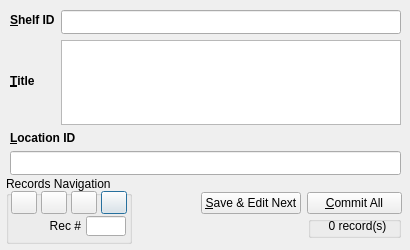
<?xml version="1.0" encoding="UTF-8"?>
<ui version="4.0">
 <class>EditShelf</class>
 <widget class="QDialog" name="EditShelf">
  <property name="windowModality">
   <enum>Qt::NonModal</enum>
  </property>
  <property name="geometry">
   <rect>
    <x>0</x>
    <y>0</y>
    <width>410</width>
    <height>250</height>
   </rect>
  </property>
  <property name="minimumSize">
   <size>
    <width>410</width>
    <height>250</height>
   </size>
  </property>
  <property name="maximumSize">
   <size>
    <width>410</width>
    <height>250</height>
   </size>
  </property>
  <property name="windowTitle">
   <string>Edit Shelf</string>
  </property>
  <property name="windowIcon">
   <iconset resource="../resources/res.qrc">
    <normaloff>:/toolbar/shelf-icon.png</normaloff>:/toolbar/shelf-icon.png</iconset>
  </property>
  <widget class="QWidget" name="verticalLayoutWidget_6">
   <property name="geometry">
    <rect>
     <x>10</x>
     <y>10</y>
     <width>391</width>
     <height>165</height>
    </rect>
   </property>
   <layout class="QVBoxLayout" name="VL100">
    <item>
     <layout class="QHBoxLayout" name="HL110">
      <item>
       <layout class="QVBoxLayout" name="VL112">
        <item>
         <widget class="QLabel" name="LblFolderID">
          <property name="sizePolicy">
           <sizepolicy hsizetype="Preferred" vsizetype="Fixed">
            <horstretch>0</horstretch>
            <verstretch>0</verstretch>
           </sizepolicy>
          </property>
          <property name="minimumSize">
           <size>
            <width>0</width>
            <height>20</height>
           </size>
          </property>
          <property name="font">
           <font>
            <pointsize>9</pointsize>
            <weight>75</weight>
            <bold>true</bold>
           </font>
          </property>
          <property name="text">
           <string>&amp;Shelf ID</string>
          </property>
          <property name="buddy">
           <cstring>lineEdit0shelf_id</cstring>
          </property>
         </widget>
        </item>
        <item>
         <widget class="QLabel" name="LblTitle">
          <property name="font">
           <font>
            <pointsize>9</pointsize>
            <weight>75</weight>
            <bold>true</bold>
           </font>
          </property>
          <property name="text">
           <string>&amp;Title</string>
          </property>
          <property name="buddy">
           <cstring>textEdit0shelf_title</cstring>
          </property>
         </widget>
        </item>
       </layout>
      </item>
      <item>
       <layout class="QHBoxLayout" name="HL111">
        <item>
         <layout class="QVBoxLayout" name="VL1111">
          <item>
           <widget class="QLineEdit" name="lineEdit0shelf_id">
            <property name="minimumSize">
             <size>
              <width>0</width>
              <height>24</height>
             </size>
            </property>
            <property name="font">
             <font>
              <pointsize>9</pointsize>
             </font>
            </property>
           </widget>
          </item>
          <item>
           <widget class="QTextEdit" name="textEdit0shelf_title">
            <property name="font">
             <font>
              <pointsize>9</pointsize>
             </font>
            </property>
           </widget>
          </item>
         </layout>
        </item>
       </layout>
      </item>
     </layout>
    </item>
    <item>
     <layout class="QVBoxLayout" name="VL120_2">
      <item>
       <layout class="QHBoxLayout" name="HL122_2">
        <item>
         <widget class="QLabel" name="LblStartDate_2">
          <property name="font">
           <font>
            <pointsize>9</pointsize>
            <weight>75</weight>
            <bold>true</bold>
           </font>
          </property>
          <property name="text">
           <string>&amp;Location ID</string>
          </property>
          <property name="buddy">
           <cstring>lineEdit0shelf_loc_id</cstring>
          </property>
         </widget>
        </item>
       </layout>
      </item>
      <item>
       <layout class="QHBoxLayout" name="HL121_2">
        <item>
         <widget class="QLineEdit" name="lineEdit0shelf_loc_id">
          <property name="minimumSize">
           <size>
            <width>0</width>
            <height>24</height>
           </size>
          </property>
          <property name="font">
           <font>
            <pointsize>9</pointsize>
           </font>
          </property>
         </widget>
        </item>
       </layout>
      </item>
     </layout>
    </item>
   </layout>
  </widget>
  <widget class="QWidget" name="horizontalLayoutWidget">
   <property name="geometry">
    <rect>
     <x>135</x>
     <y>216</y>
     <width>266</width>
     <height>22</height>
    </rect>
   </property>
   <layout class="QHBoxLayout" name="HL101">
    <item>
     <spacer name="horizontalSpacer">
      <property name="orientation">
       <enum>Qt::Horizontal</enum>
      </property>
      <property name="sizeHint" stdset="0">
       <size>
        <width>40</width>
        <height>20</height>
       </size>
      </property>
     </spacer>
    </item>
    <item>
     <widget class="QGroupBox" name="GB2">
      <property name="sizePolicy">
       <sizepolicy hsizetype="Fixed" vsizetype="Preferred">
        <horstretch>0</horstretch>
        <verstretch>0</verstretch>
       </sizepolicy>
      </property>
      <property name="minimumSize">
       <size>
        <width>93</width>
        <height>0</height>
       </size>
      </property>
      <property name="title">
       <string/>
      </property>
      <widget class="QLabel" name="LblTotalRecords">
       <property name="geometry">
        <rect>
         <x>4</x>
         <y>0</y>
         <width>91</width>
         <height>20</height>
        </rect>
       </property>
       <property name="sizePolicy">
        <sizepolicy hsizetype="Fixed" vsizetype="Preferred">
         <horstretch>0</horstretch>
         <verstretch>0</verstretch>
        </sizepolicy>
       </property>
       <property name="minimumSize">
        <size>
         <width>65</width>
         <height>0</height>
        </size>
       </property>
       <property name="text">
        <string>0 record(s)</string>
       </property>
       <property name="alignment">
        <set>Qt::AlignCenter</set>
       </property>
      </widget>
     </widget>
    </item>
   </layout>
  </widget>
  <widget class="QGroupBox" name="GB1">
   <property name="geometry">
    <rect>
     <x>6</x>
     <y>176</y>
     <width>126</width>
     <height>68</height>
    </rect>
   </property>
   <property name="maximumSize">
    <size>
     <width>16777215</width>
     <height>68</height>
    </size>
   </property>
   <property name="title">
    <string>Records Navigation</string>
   </property>
   <widget class="QLabel" name="LblRecNo">
    <property name="geometry">
     <rect>
      <x>10</x>
      <y>40</y>
      <width>65</width>
      <height>20</height>
     </rect>
    </property>
    <property name="sizePolicy">
     <sizepolicy hsizetype="Fixed" vsizetype="Preferred">
      <horstretch>0</horstretch>
      <verstretch>0</verstretch>
     </sizepolicy>
    </property>
    <property name="minimumSize">
     <size>
      <width>65</width>
      <height>0</height>
     </size>
    </property>
    <property name="text">
     <string>Rec #</string>
    </property>
    <property name="alignment">
     <set>Qt::AlignRight|Qt::AlignTrailing|Qt::AlignVCenter</set>
    </property>
    <property name="buddy">
     <cstring>lineEditRecordNo</cstring>
    </property>
   </widget>
   <widget class="QLineEdit" name="lineEditRecordNo">
    <property name="geometry">
     <rect>
      <x>80</x>
      <y>40</y>
      <width>40</width>
      <height>20</height>
     </rect>
    </property>
    <property name="minimumSize">
     <size>
      <width>40</width>
      <height>0</height>
     </size>
    </property>
    <property name="maximumSize">
     <size>
      <width>40</width>
      <height>16777215</height>
     </size>
    </property>
    <property name="alignment">
     <set>Qt::AlignCenter</set>
    </property>
   </widget>
   <widget class="QPushButton" name="pushButtonLast">
    <property name="geometry">
     <rect>
      <x>95</x>
      <y>15</y>
      <width>26</width>
      <height>23</height>
     </rect>
    </property>
    <property name="text">
     <string/>
    </property>
    <property name="icon">
     <iconset resource="../resources/res.qrc">
      <normaloff>:/navigate/control-stop-right-icon.png</normaloff>:/navigate/control-stop-right-icon.png</iconset>
    </property>
    <property name="iconSize">
     <size>
      <width>32</width>
      <height>32</height>
     </size>
    </property>
   </widget>
   <widget class="QPushButton" name="pushButtonNext">
    <property name="geometry">
     <rect>
      <x>65</x>
      <y>15</y>
      <width>26</width>
      <height>23</height>
     </rect>
    </property>
    <property name="text">
     <string/>
    </property>
    <property name="icon">
     <iconset resource="../resources/res.qrc">
      <normaloff>:/navigate/control-double-right-icon.png</normaloff>:/navigate/control-double-right-icon.png</iconset>
    </property>
    <property name="iconSize">
     <size>
      <width>32</width>
      <height>32</height>
     </size>
    </property>
   </widget>
   <widget class="QPushButton" name="pushButtonPrev">
    <property name="geometry">
     <rect>
      <x>35</x>
      <y>15</y>
      <width>26</width>
      <height>23</height>
     </rect>
    </property>
    <property name="text">
     <string/>
    </property>
    <property name="icon">
     <iconset resource="../resources/res.qrc">
      <normaloff>:/navigate/control-double-left-icon.png</normaloff>:/navigate/control-double-left-icon.png</iconset>
    </property>
    <property name="iconSize">
     <size>
      <width>32</width>
      <height>32</height>
     </size>
    </property>
   </widget>
   <widget class="QPushButton" name="pushButtonFirst">
    <property name="geometry">
     <rect>
      <x>5</x>
      <y>15</y>
      <width>26</width>
      <height>23</height>
     </rect>
    </property>
    <property name="text">
     <string/>
    </property>
    <property name="icon">
     <iconset resource="../resources/res.qrc">
      <normaloff>:/navigate/control-stop-left-icon.png</normaloff>:/navigate/control-stop-left-icon.png</iconset>
    </property>
    <property name="iconSize">
     <size>
      <width>32</width>
      <height>32</height>
     </size>
    </property>
   </widget>
  </widget>
  <widget class="QWidget" name="horizontalLayoutWidget_2">
   <property name="geometry">
    <rect>
     <x>136</x>
     <y>191</y>
     <width>266</width>
     <height>25</height>
    </rect>
   </property>
   <layout class="QHBoxLayout" name="horizontalLayout">
    <item>
     <spacer name="horizontalSpacer_2">
      <property name="orientation">
       <enum>Qt::Horizontal</enum>
      </property>
      <property name="sizeHint" stdset="0">
       <size>
        <width>40</width>
        <height>20</height>
       </size>
      </property>
     </spacer>
    </item>
    <item>
     <widget class="QPushButton" name="pushButtonAddMore">
      <property name="sizePolicy">
       <sizepolicy hsizetype="Fixed" vsizetype="Fixed">
        <horstretch>0</horstretch>
        <verstretch>0</verstretch>
       </sizepolicy>
      </property>
      <property name="minimumSize">
       <size>
        <width>95</width>
        <height>0</height>
       </size>
      </property>
      <property name="text">
       <string>&amp;Save &amp;&amp; Edit Next</string>
      </property>
     </widget>
    </item>
    <item>
     <widget class="QPushButton" name="pushButtonCommitAll">
      <property name="sizePolicy">
       <sizepolicy hsizetype="Fixed" vsizetype="Fixed">
        <horstretch>0</horstretch>
        <verstretch>0</verstretch>
       </sizepolicy>
      </property>
      <property name="minimumSize">
       <size>
        <width>95</width>
        <height>0</height>
       </size>
      </property>
      <property name="text">
       <string>&amp;Commit All</string>
      </property>
     </widget>
    </item>
   </layout>
  </widget>
 </widget>
 <tabstops>
  <tabstop>lineEdit0shelf_id</tabstop>
  <tabstop>textEdit0shelf_title</tabstop>
  <tabstop>lineEdit0shelf_loc_id</tabstop>
  <tabstop>pushButtonAddMore</tabstop>
  <tabstop>pushButtonCommitAll</tabstop>
  <tabstop>lineEditRecordNo</tabstop>
  <tabstop>pushButtonFirst</tabstop>
  <tabstop>pushButtonPrev</tabstop>
  <tabstop>pushButtonNext</tabstop>
  <tabstop>pushButtonLast</tabstop>
 </tabstops>
 <resources>
  <include location="../resources/res.qrc"/>
 </resources>
 <connections/>
</ui>
